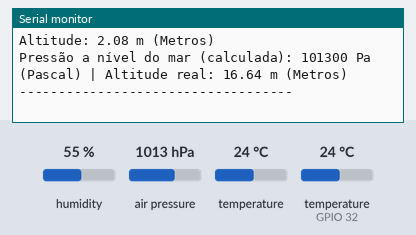
The sketch below on a simulated ESP32. On the bench: the last lines printed to the serial monitor. The test bench sets the inputs (shaded band); at power-on: humidity 55 %, air pressure 1013 hPa, temperature (sensor on GPIO 32) 24 °C, temperature 24 °C.

Above: at 2.9 s.
3.0 s: humidity set to 22 %
4.5 s: air pressure set to 1000 hPa
At 5.5 s:
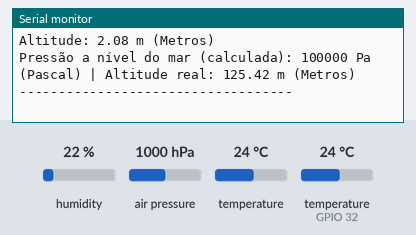
11.5 s: temperature (sensor on GPIO 32) set to 41 °C
At 12.3 s:
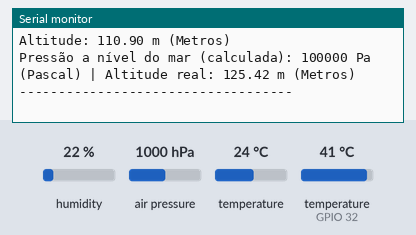
18.5 s: temperature (sensor 0) set to 12 °C
20.0 s: humidity set to 40 %
21.5 s: air pressure set to 952 hPa
At 23.8 s:
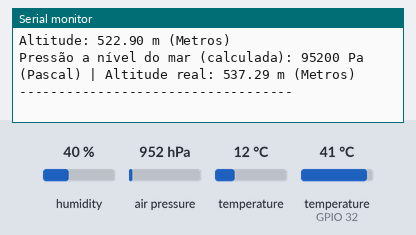
Timing chart, 0 to 24.0 s (numbered marks = the images above; inputs shaded):
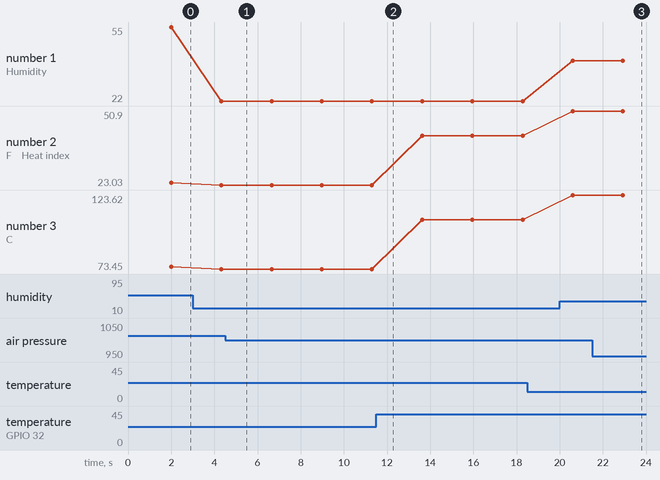

Measured:
- after the input at 4.5 s, the serial monitor: prints a new line at once (image 1)
- after the input at 21.5 s, the serial monitor: prints a new line after 1.5 s (image 3)
- plotted number 1: 22 → 40 after the input at 20.0 s
- plotted number 2: 23.89 → 23.03 after the input at 3.0 s, 23.03 → 41.57 after the input at 11.5 s, 41.57 → 50.9 after the input at 20.0 s
- plotted number 3: 75 → 73.45 after the input at 3.0 s, 73.45 → 106.83 after the input at 11.5 s, 106.83 → 123.62 after the input at 20.0 s

The sketch:

dht22_bmp180_v1.ino
```cpp
// Attention to the pin connection (mainly bmp180)

//*********************  DHT22 start  ***************************//
// https://randomnerdtutorials.com/esp32-dht11-dht22-temperature-humidity-sensor-arduino-ide/
// Example testing sketch for various DHT humidity/temperature sensors written by ladyada
// REQUIRES the following Arduino libraries:
// - DHT Sensor Library: https://github.com/adafruit/DHT-sensor-library
// - Adafruit Unified Sensor Lib: https://github.com/adafruit/Adafruit_Sensor

#include "DHT.h"

#define DHTPIN 32     // Digital pin connected to the DHT sensor
// Feather HUZZAH ESP8266 note: use pins 3, 4, 5, 12, 13 or 14 --
// Pin 15 can work but DHT must be disconnected during program upload.

// Uncomment whatever type you're using!
//#define DHTTYPE DHT11   // DHT 11
#define DHTTYPE DHT22   // DHT 22  (AM2302), AM2321
//#define DHTTYPE DHT21   // DHT 21 (AM2301)

// Connect pin 1 (on the left) of the sensor to +5V
// NOTE: If using a board with 3.3V logic like an Arduino Due connect pin 1
// to 3.3V instead of 5V!
// Connect pin 2 of the sensor to whatever your DHTPIN is
// Connect pin 4 (on the right) of the sensor to GROUND
// Connect a 10K resistor from pin 2 (data) to pin 1 (power) of the sensor

// Initialize DHT sensor.
// Note that older versions of this library took an optional third parameter to
// tweak the timings for faster processors.  This parameter is no longer needed
// as the current DHT reading algorithm adjusts itself to work on faster procs.
DHT dht(DHTPIN, DHTTYPE);
//*********************  DHT22 end  ***************************//


//************BMP start
//Ref https://blogmasterwalkershop.com.br/arduino/como-usar-com-arduino-sensor-de-pressao-e-temperatura-bmp180
#include <Wire.h> //INCLUSÃO DE BIBLIOTECA
#include <Adafruit_BMP085.h> //INCLUSÃO DE BIBLIOTECA

Adafruit_BMP085 bmp; //OBJETO DO TIPO Adafruit_BMP085 (I2C)
//************BMP end


void setup() {
  Serial.begin(9600);


//********DHT22 setup start
  Serial.println(F("DHTxx test!"));
  dht.begin();
//********DHT22 setup end

//********BMP180 start setup
  bmp.begin();
//********BMP180 end setup


}

void loop() {
  // Wait a few seconds between measurements.
  delay(2000);

//******** DHT22 loop start ********//
  // Reading temperature or humidity takes about 250 milliseconds!
  // Sensor readings may also be up to 2 seconds 'old' (its a very slow sensor)
  float h = dht.readHumidity();
  // Read temperature as Celsius (the default)
  float t = dht.readTemperature();
  // Read temperature as Fahrenheit (isFahrenheit = true)
  float f = dht.readTemperature(true);

  // Check if any reads failed and exit early (to try again).
  if (isnan(h) || isnan(t) || isnan(f)) {
    Serial.println(F("Failed to read from DHT sensor!"));
    return;
  }

  // Compute heat index in Fahrenheit (the default)
  float hif = dht.computeHeatIndex(f, h);
  // Compute heat index in Celsius (isFahreheit = false)
  float hic = dht.computeHeatIndex(t, h, false);


  Serial.println("****** Sensor DHT22 ******"); //IMPRIME O TEXTO NO MONITOR SERIAL
  Serial.print(F("Humidity: "));
  Serial.print(h);
  Serial.print(F("% |  Temperature: "));
  Serial.print(t);
  Serial.print(F("°C "));
  Serial.print(f);
  Serial.print(F("°F |  Heat index: "));
  Serial.print(hic);
  Serial.print(F("°C "));
  Serial.print(hif);
  Serial.println(F("°F"));
  //******** DHT22 loop end ********//


//************BMP start loop
    Serial.println("****** Sensor BMP180 ****** "); //IMPRIME O TEXTO NO MONITOR SERIAL
    Serial.print("Temperatura: "); //IMPRIME O TEXTO NO MONITOR SERIAL
    Serial.print(bmp.readTemperature()); //IMPRIME NO MONITOR SERIAL A TEMPERATURA
    Serial.print(" *C (Grau Celsius)  |"); //IMPRIME O TEXTO NO MONITOR SERIAL

    Serial.print("Pressão: "); //IMPRIME O TEXTO NO MONITOR SERIAL
    Serial.print(bmp.readPressure()); //IMPRIME NO MONITOR SERIAL A PRESSÃO
    Serial.println(" Pa (Pascal)"); //IMPRIME O TEXTO NO MONITOR SERIAL

    Serial.print("Altitude: "); //IMPRIME O TEXTO NO MONITOR SERIAL
    Serial.print(bmp.readAltitude()); //IMPRIME NO MONITOR SERIAL A ALTITUDE APROXIMADA
    Serial.println(" m (Metros)"); //IMPRIME O TEXTO NO MONITOR SERIAL

    Serial.print("Pressão a nível do mar (calculada): "); //IMPRIME O TEXTO NO MONITOR SERIAL
    Serial.print(bmp.readSealevelPressure()); //IMPRIME NO MONITOR SERIAL A PRESSÃO A NÍVEL DO MAR
    Serial.print(" Pa (Pascal)"); //IMPRIME O TEXTO NO MONITOR SERIAL

    Serial.print(" | Altitude real: "); //IMPRIME O TEXTO NO MONITOR SERIAL
    Serial.print(bmp.readAltitude(101500)); //IMPRIME NO MONITOR SERIAL A ALTITUDE REAL
    Serial.println(" m (Metros)"); //IMPRIME O TEXTO NO MONITOR SERIAL

    Serial.println("-----------------------------------"); //IMPRIME UMA LINHA NO MONITOR SERIAL

//************BMP end  loop
}
```
